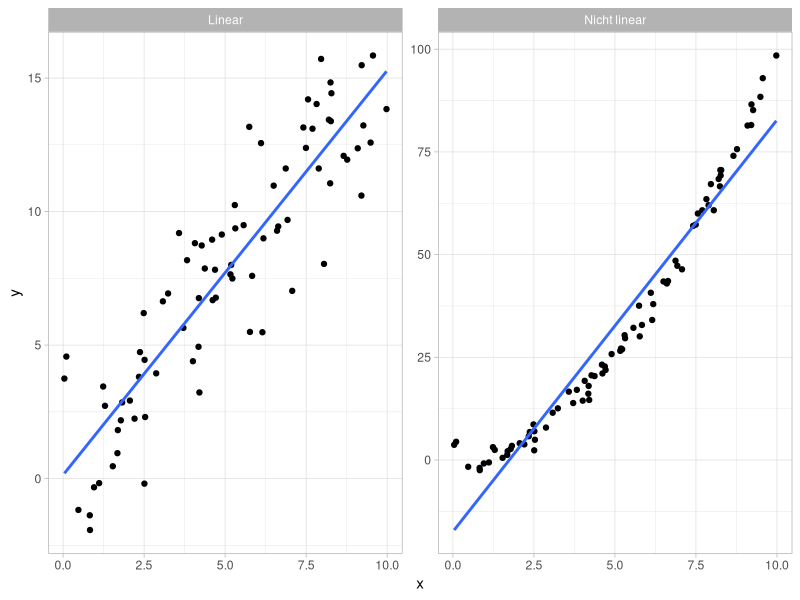
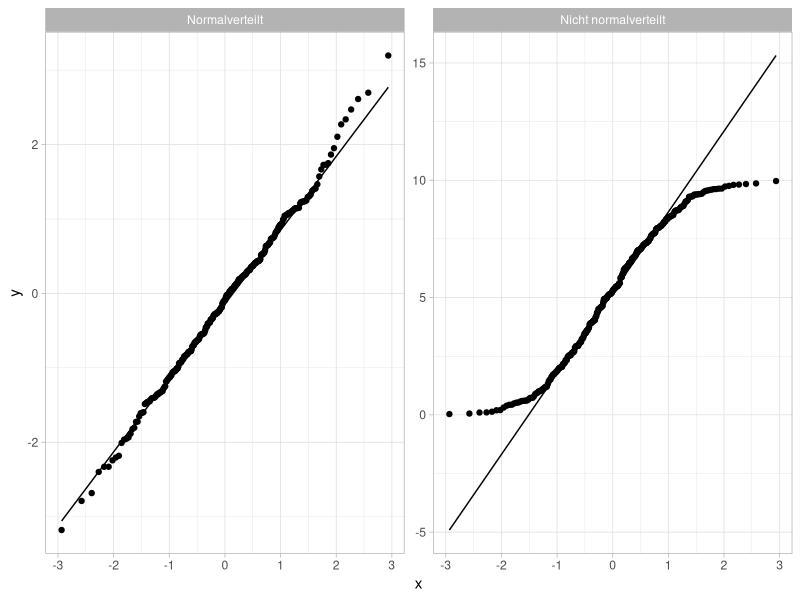
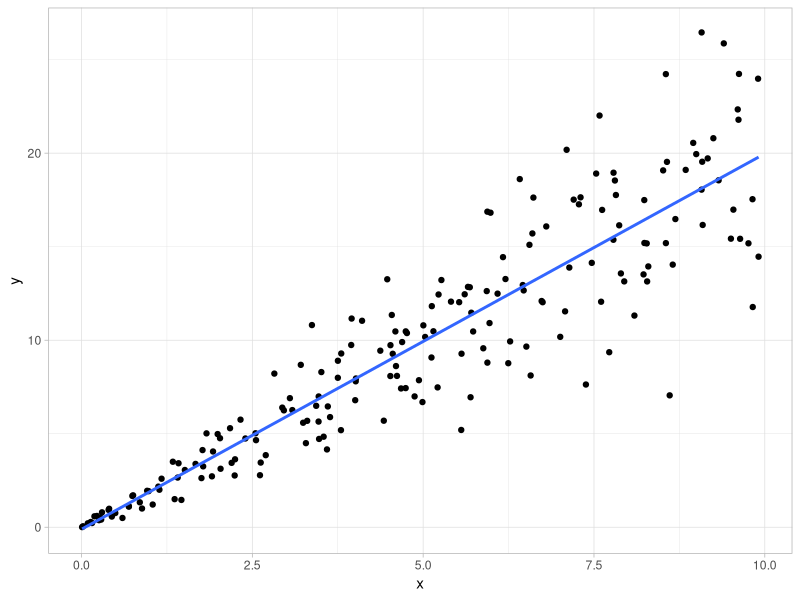

Write R code to recreate these figures, in order.
## ---- chunk 1
library(tidyverse)
theme_set(theme_light())

knitr::opts_chunk$set(fig.align = "center", dpi = 350)
## ---- chunk 2
example_data <- tibble(
  x = runif(80, 0, 10),
  fitted_linear = 1.5 * x,
  fitted_quad = x ^ 2,
  error = rnorm(80, sd = 2),
  Linear = fitted_linear + error,
  "Nicht linear" = fitted_quad + error
) %>% 
  pivot_longer(
    cols = Linear:"Nicht linear",
    names_to = "model",
    values_to = "score"
  )

example_data %>% 
  ggplot(aes(x, score)) +
  geom_point() +
  facet_wrap(~ model, scales = "free_y") +
  geom_smooth(method = "lm", se = FALSE) +
  labs(y = "y")
## ---- chunk 3
tibble(
  "Normalverteilt" = rnorm(300),
  "Nicht normalverteilt" = runif(300, 0, 10)
) %>% 
  pivot_longer(
    cols = everything(),
    names_to = "model",
    values_to = "score",
    names_ptypes = list(model = factor())
  ) %>% 
  ggplot(aes(sample = score)) +
  stat_qq() +
  stat_qq_line() +
  facet_wrap(~ model, scales = "free")
## ---- chunk 4
tibble(
  x = runif(200, 0, 10),
  error = rnorm(200, mean = 0, sd = x / 2),
  y = 2 * x + error
) %>% 
  ggplot(aes(x, y)) +
  geom_point() +
  geom_smooth(method = "lm", se = FALSE)
## ---- chunk 5
remove(list = ls())
